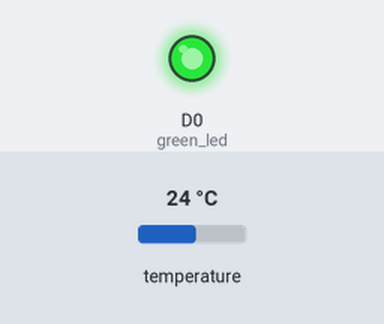
This sketch was run on a simulated ESP8266 (NodeMCU). Shown: output pins drawn as LEDs (lit = HIGH). The inputs (shaded band) are chosen by the test bench; at power-on: temperature 24 °C. WiFi joins after 1.5 s; servers stay silent unless stated; what the sketch prints to the serial monitor is not drawn.

Above: at 2.3 s.
At 11.7 s:
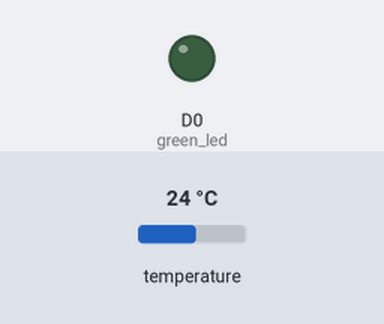
Timing chart, 0 to 14.8 s (numbered marks = the images above):
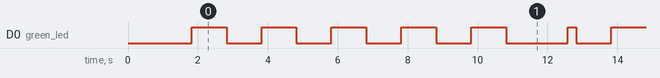

Measured:
- by itself, D0 (green_led): repeats every 10.0 s: 3 × (HIGH 1.0 s, LOW 1.0 s), HIGH 1.0 s, LOW 1.8 s, HIGH 0.23 s, LOW 1.0 s
- by itself, everything shown: repeats every 10.0 s, in 10 steps

The sketch:

Heltec_blynk_test_r3_1.ino
```cpp
// (licence header left out)
/* Comment this out to disable prints and save space */
#define BLYNK_PRINT Serial

#include <ESP8266WiFi.h>
#include <BlynkSimpleEsp8266.h>
#include <OneWire.h>
#include <DallasTemperature.h>

// Data wire is plugged into D6 on Wifi Kit 8
#define ONE_WIRE_BUS D6
// DS18B20 temp probe requires 4.7k resistor between output/yellow and VCC/red

// Setup a oneWire instance to communicate with any OneWire devices (not just Maxim/Dallas temperature ICs)
OneWire oneWire(ONE_WIRE_BUS);

// Pass our oneWire reference to Dallas Temperature.
DallasTemperature sensors(&oneWire);

const int green_led = D0; //offboard LED connected to GPIO16 which is D0
int timerId;

// You should get Auth Token in the Blynk App
// Go to the Project Settings (nut icon)
char auth[] = "fVQ67FcP5qthZaDWPU5jeyO-BAak53eC"; // DBM Heltec
//char auth[] = "a5f9e0e1996044f2b4c9d626eb120c94"; // DBM "Hot Tub Temperature"


// Your WiFi credentials
// Set password to "" for open networks.
char ssid[] = "lab-i5";
char pass[] = "a1b1c1d1e1";

BlynkTimer timer;
WidgetTerminal terminal(V2);
WidgetLED alive_led(V3);


//=======
//
void fastblinkLed()
{
  if (digitalRead(green_led) == HIGH) {
      digitalWrite(green_led, LOW);
  } else {
      digitalWrite(green_led, HIGH);
  }
}

//=======
// V1 LED Widget is blinking
void blinkLedWidget()
{
  if (digitalRead(green_led) == HIGH) {
      alive_led.off();
      digitalWrite(green_led, LOW);
  } else {
      alive_led.on();
      digitalWrite(green_led, HIGH);
  }
}

//======
// Read the temp from the DS1820 and write it to the Blynk app
void readtemp()
{
  char Buffer[16];

  sensors.requestTemperatures(); // Send the command to get temperatures
  float t_DS1820 = sensors.getTempCByIndex(0);
  dtostrf(t_DS1820, 1, 1, Buffer); //convert from float to string with on 1 decimal
  Serial.print("DS18B20 temp = ");
  Serial.print(Buffer);  // getTempCByIndex for celcius
  Serial.println("°C");
  Blynk.virtualWrite(V4, Buffer); //First Blynk widget is a Super Graph
  Blynk.virtualWrite(V6, 20); //Second Blynk is a Gauge
}

// ========
// This function sends Arduino's up time to Virtual Pin (5).
// In the app, Widget's reading frequency should be set to PUSH. This means
// that you define how often to send data to Blynk App.
void mainTimer()
{
  // You can send any value at any time.
  // Please don't send more that 10 values per second.
  Blynk.virtualWrite(V5, millis()/1000);
  Serial.print("Up time = ");
  Serial.print(millis()/1000);
  Serial.println("s");

  terminal.print("Up time = ");
  terminal.print(millis()/1000);
  terminal.println("s");
  // Ensure everything is sent
  terminal.flush();

  //go read the temp
  readtemp();
}

// ==============
void setup()
{
  // Blink the LED really fast until the connection to Blynk is made
  //timerId = timer.setInterval(100L, fastblinkLed);
  // timer.enable(timerId);  // Enables the specified timer
  //timer.run(); // Initiates BlynkTimer

  // Debug console
  Serial.begin(115200);

  // get the DS1820 ready
  sensors.begin();

  Blynk.begin(auth, ssid, pass);

  // Initialize LED as output
  pinMode(green_led, OUTPUT);
  digitalWrite(green_led, HIGH);

  // Setup a function to be called every X.Xs
  timer.setInterval(10000L, mainTimer);
  timer.setInterval( 1000L, blinkLedWidget);
}

// =======
void loop()
{
  Blynk.run(); // Sets up Blynk connection
  timer.run(); // Initiates BlynkTimer
  //  timer.disable(timerId);  // Disables the specified timer
}
```
